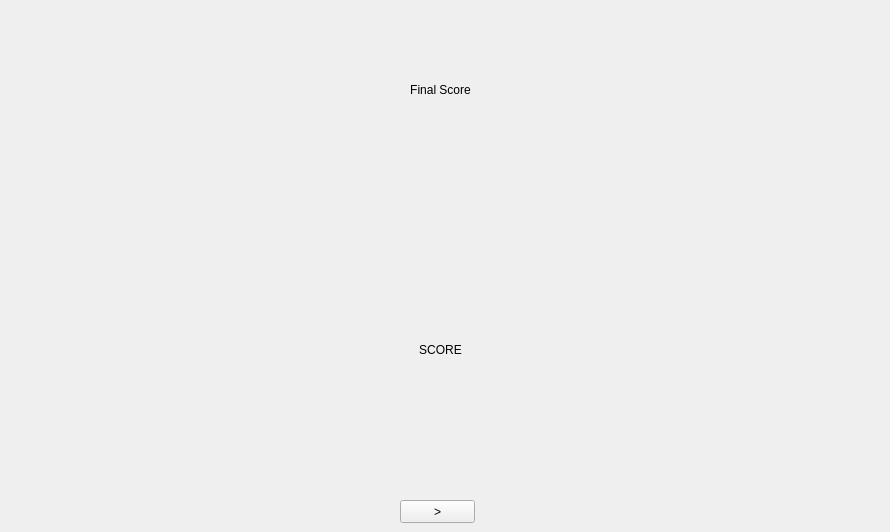
    <widget class="QWidget" name="page_7">
     <widget class="QWidget" name="horizontalLayoutWidget_4">
      <property name="geometry">
       <rect>
        <x>0</x>
        <y>50</y>
        <width>881</width>
        <height>80</height>
       </rect>
      </property>
      <layout class="QHBoxLayout" name="horizontalLayout_7">
       <item>
        <spacer name="horizontalSpacer_5">
         <property name="orientation">
          <enum>Qt::Horizontal</enum>
         </property>
         <property name="sizeHint" stdset="0">
          <size>
           <width>40</width>
           <height>20</height>
          </size>
         </property>
        </spacer>
       </item>
       <item>
        <widget class="QLabel" name="label_5">
         <property name="styleSheet">
          <string notr="true">font: 75 20pt &quot;MS Shell Dlg 2&quot;;</string>
         </property>
         <property name="text">
          <string>Final Score</string>
         </property>
         <property name="scaledContents">
          <bool>false</bool>
         </property>
         <property name="alignment">
          <set>Qt::AlignCenter</set>
         </property>
        </widget>
       </item>
       <item>
        <spacer name="horizontalSpacer_6">
         <property name="orientation">
          <enum>Qt::Horizontal</enum>
         </property>
         <property name="sizeHint" stdset="0">
          <size>
           <width>40</width>
           <height>20</height>
          </size>
         </property>
        </spacer>
       </item>
      </layout>
     </widget>
     <widget class="QWidget" name="horizontalLayoutWidget_5">
      <property name="geometry">
       <rect>
        <x>0</x>
        <y>310</y>
        <width>881</width>
        <height>80</height>
       </rect>
      </property>
      <layout class="QHBoxLayout" name="horizontalLayout_8">
       <item>
        <spacer name="horizontalSpacer_7">
         <property name="orientation">
          <enum>Qt::Horizontal</enum>
         </property>
         <property name="sizeHint" stdset="0">
          <size>
           <width>40</width>
           <height>20</height>
          </size>
         </property>
        </spacer>
       </item>
       <item>
        <widget class="QLabel" name="label_11">
         <property name="styleSheet">
          <string notr="true">font: 48pt &quot;MS Shell Dlg 2&quot;;</string>
         </property>
         <property name="text">
          <string>SCORE</string>
         </property>
         <property name="alignment">
          <set>Qt::AlignCenter</set>
         </property>
        </widget>
       </item>
       <item>
        <spacer name="horizontalSpacer_8">
         <property name="orientation">
          <enum>Qt::Horizontal</enum>
         </property>
         <property name="sizeHint" stdset="0">
          <size>
           <width>40</width>
           <height>20</height>
          </size>
         </property>
        </spacer>
       </item>
      </layout>
     </widget>
     <widget class="QPushButton" name="pushButton_17">
      <property name="geometry">
       <rect>
        <x>400</x>
        <y>500</y>
        <width>75</width>
        <height>23</height>
       </rect>
      </property>
      <property name="text">
       <string>&gt;</string>
      </property>
     </widget>
    </widget>
